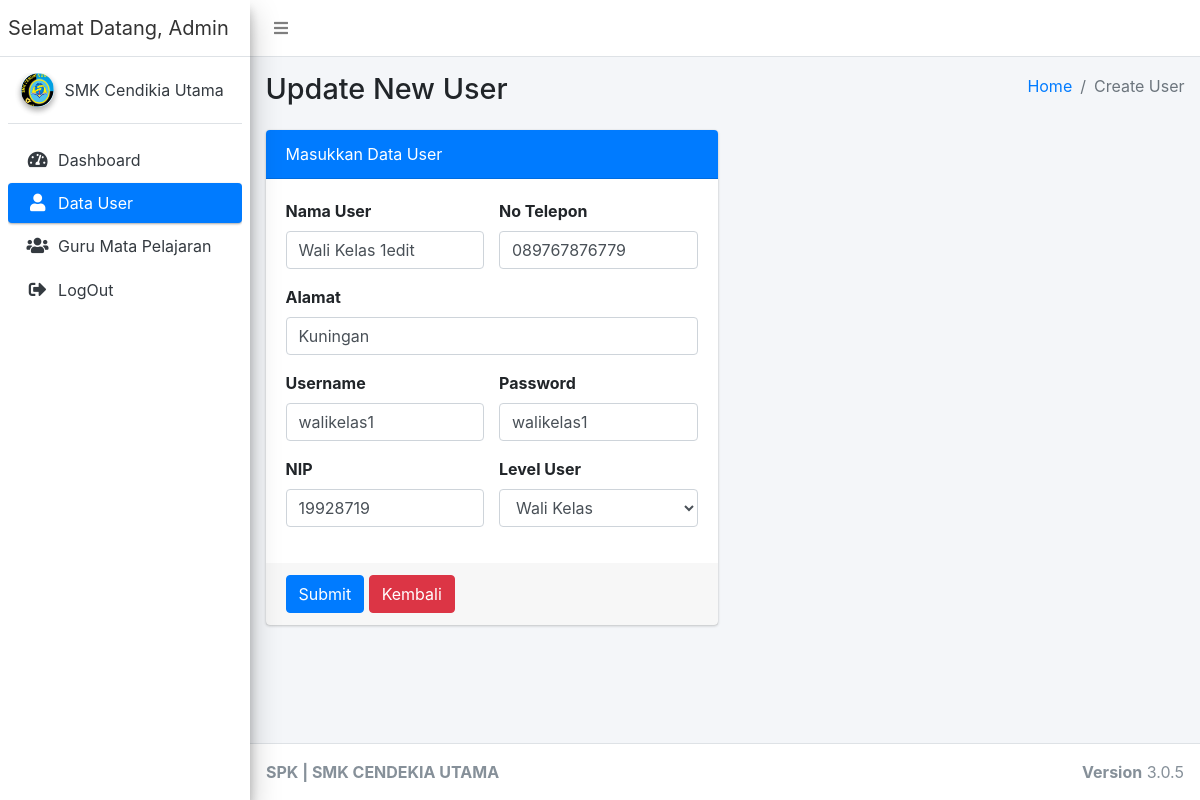
Page /Admin/cUser/edit_user/1 (signed in) on the committed database.
### tables this page shows
CREATE TABLE `user` (
  `id_user` int(11) NOT NULL,
  `nama_user` varchar(125) NOT NULL,
  `alamat_user` text NOT NULL,
  `no_hp` varchar(15) NOT NULL,
  `nip` varchar(20) NOT NULL,
  `username` varchar(125) NOT NULL,
  `password` varchar(125) NOT NULL,
  `level_user` int(11) NOT NULL
);

### application/controllers/Admin/cUser.php (called while the page is built, shortened)
<?php
class cUser extends CI_Controller
{
	public function __construct()
	{
		$this->load->model('mUser');
	}
	public function edit_user($id)
	{
		$this->form_validation->set_rules('nama', 'Nama User', 'required');
		$this->form_validation->set_rules('no_hp', 'No Telepon User', 'required');
		$this->form_validation->set_rules('alamat', 'Alamat User', 'required');
		$this->form_validation->set_rules('username', 'Username User', 'required');
		$this->form_validation->set_rules('password', 'Password User', 'required');
		$this->form_validation->set_rules('nip', 'NIP User', 'required');
		$this->form_validation->set_rules('level', 'Level User', 'required');
		if ($this->form_validation->run() == FALSE) {
			$data = array(
				'user' => $this->mUser->edit($id)
			);
			$this->load->view('Admin/Layouts/head');
			$this->load->view('Admin/Layouts/navbar');
			$this->load->view('Admin/Layouts/aside');
			$this->load->view('Admin/vUpdateUser', $data);
			$this->load->view('Admin/Layouts/footer');
		}
	}
}

### index.php (called while the page is built, shortened)
<?php
require_once BASEPATH.'core/CodeIgniter.php';

### application/models/mUser.php (called while the page is built, shortened)
<?php
class mUser extends CI_Model
{
	public function edit($id)
	{
		$this->db->select('*');
		$this->db->from('user');
		$this->db->where('id_user', $id);
		return $this->db->get()->row();
	}
}

### application/views/Admin/vUpdateUser.php (the view, shortened to what this page needs)
<div class="content-wrapper">
	<section class="content-header">
		<div class="container-fluid">
			<div class="row mb-2">
				<div class="col-sm-6">
					<h1>Update New User</h1>
				</div>
				<div class="col-sm-6">
					<ol class="breadcrumb float-sm-right">
						<li class="breadcrumb-item"><a href="#">Home</a></li>
						<li class="breadcrumb-item active">Create User</li>
					</ol>
				</div>
			</div>
		</div>
	</section>
	<section class="content">
		<div class="container-fluid">
			<div class="row">
				<div class="col-md-6">
					<div class="card card-primary">
						<div class="card-header">
							Masukkan Data User
						</div>
						<form role="form" id="admin" action="<?= base_url('Admin/cUser/edit_user/' . $user->id_user) ?>" method="POST">
							<div class="card-body">
								<div class="row">
									<div class="col-lg-6">
										<div class="form-group">
											<label for="exampleInputEmail1">Nama User</label>
											<input type="text" name="nama" value="<?= $user->nama_user ?>" class="form-control" id="exampleInputEmail1" placeholder="Masukkan Nama Admin">
										</div>
									</div>
									<div class="col-lg-6">
										<div class="form-group">
											<label for="exampleInputPassword1">No Telepon</label>
											<input type="text" name="no_hp" value="<?= $user->no_hp ?>" class="form-control" id="exampleInputPassword1" placeholder="Masukkan No Telepon">
										</div>
									</div>
								</div>
								<div class="row">
									<div class="col-lg-12">
										<div class="form-group">
											<label for="exampleInputPassword1">Alamat</label>
											<input type="text" name="alamat" value="<?= $user->alamat_user ?>" class="form-control" id="exampleInputPassword1" placeholder="Masukkan Alamat">
										</div>
									</div>
								</div>
								<div class="row">
									<div class="col-lg-6">
										<div class="form-group">
											<label for="exampleInputPassword1">Username</label>
											<input type="text" name="username" value="<?= $user->username ?>" class="form-control" id="exampleInputPassword1" placeholder="Masukkan Username">
										</div>
									</div>
									<div class="col-lg-6">
										<div class="form-group">
											<label for="exampleInputPassword1">Password</label>
											<input type="text" name="password" value="<?= $user->password ?>" class="form-control" id="exampleInputPassword1" placeholder="Masukkan Password">
										</div>
									</div>
								</div>
								<div class="row">
									<div class="col-lg-6">
										<div class="form-group">
											<label for="exampleInputPassword1">NIP</label>
											<input type="text" name="nip" value="<?= $user->nip ?>" class="form-control" id="exampleInputPassword1" placeholder="Masukkan Username">
										</div>
									</div>
									<div class="col-lg-6">
										<div class="form-group">
											<label for="exampleInputPassword1">Level User</label>
											<select class="form-control" name="level">
												<option value="2" <?php if ($user->level_user == '2') {
																		echo 'selected';
																	} ?>>Wali Kelas</option>
											</select>
										</div>
									</div>
								</div>
							</div>
							<div class="card-footer">
								<button type="submit" class="btn btn-primary">Submit</button>
								<a class="btn btn-danger" href="<?= base_url('Admin/cUser') ?>">Kembali</a>
							</div>
						</form>
					</div>
				</div>
				<div class="col-md-6">
				</div>
			</div>
		</div>
	</section>
</div>

### rows in the picture
user: nama "Wali Kelas 1edit", no_hp "089767876779", alamat "Kuningan", username "walikelas1", password "walikelas1", nip "19928719", level "Wali Kelas"
